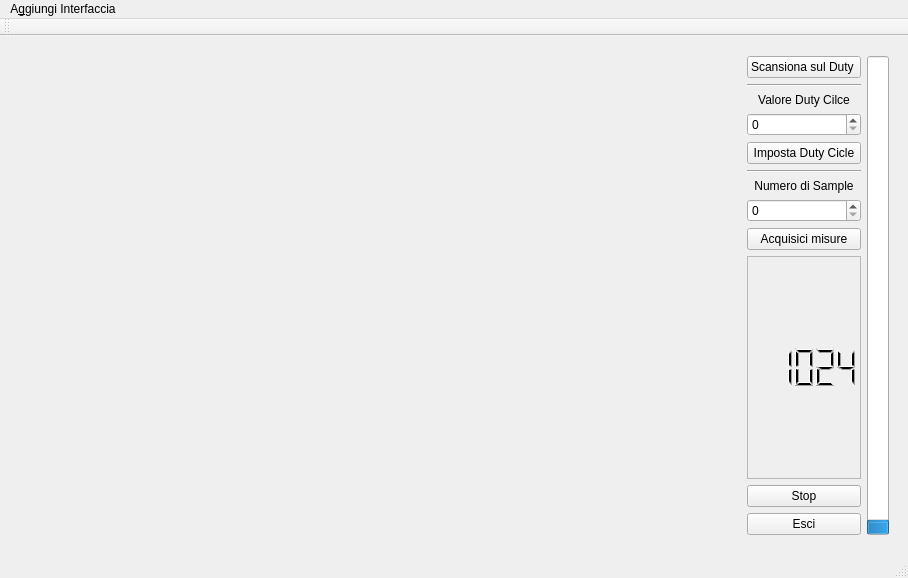
<?xml version="1.0" encoding="UTF-8"?>
<ui version="4.0">
 <class>MainWindow</class>
 <widget class="QMainWindow" name="MainWindow">
  <property name="geometry">
   <rect>
    <x>0</x>
    <y>0</y>
    <width>908</width>
    <height>578</height>
   </rect>
  </property>
  <property name="windowTitle">
   <string>Selezione della Porta Seriale</string>
  </property>
  <property name="autoFillBackground">
   <bool>true</bool>
  </property>
  <property name="tabShape">
   <enum>QTabWidget::Rounded</enum>
  </property>
  <widget class="QWidget" name="centralWidget">
   <widget class="QWidget" name="horizontalLayoutWidget">
    <property name="geometry">
     <rect>
      <x>9</x>
      <y>9</y>
      <width>891</width>
      <height>501</height>
     </rect>
    </property>
    <layout class="QHBoxLayout" name="horizontalLayout">
     <item>
      <layout class="QVBoxLayout" name="verticalLayout_2">
       <item>
        <widget class="QCustomPlot" name="m_plot" native="true">
         <property name="sizePolicy">
          <sizepolicy hsizetype="Expanding" vsizetype="Preferred">
           <horstretch>0</horstretch>
           <verstretch>0</verstretch>
          </sizepolicy>
         </property>
        </widget>
       </item>
      </layout>
     </item>
     <item>
      <layout class="QVBoxLayout" name="l_Buttons">
       <item>
        <widget class="QPushButton" name="m_autoButton">
         <property name="whatsThis">
          <string comment="Scansiona su tutti i possibili valori del duty"/>
         </property>
         <property name="text">
          <string>Scansiona sul Duty </string>
         </property>
        </widget>
       </item>
       <item>
        <widget class="Line" name="line">
         <property name="orientation">
          <enum>Qt::Horizontal</enum>
         </property>
        </widget>
       </item>
       <item>
        <layout class="QVBoxLayout" name="verticalLayout_4">
         <item>
          <widget class="QLabel" name="Dutylabel">
           <property name="sizePolicy">
            <sizepolicy hsizetype="Minimum" vsizetype="Minimum">
             <horstretch>0</horstretch>
             <verstretch>0</verstretch>
            </sizepolicy>
           </property>
           <property name="text">
            <string>Valore Duty Cilce</string>
           </property>
           <property name="alignment">
            <set>Qt::AlignCenter</set>
           </property>
          </widget>
         </item>
         <item>
          <widget class="QSpinBox" name="m_spinDuty">
           <property name="maximum">
            <number>255</number>
           </property>
          </widget>
         </item>
         <item>
          <widget class="QPushButton" name="m_setDutyButton">
           <property name="text">
            <string>Imposta Duty Cicle</string>
           </property>
          </widget>
         </item>
        </layout>
       </item>
       <item>
        <widget class="Line" name="line_2">
         <property name="orientation">
          <enum>Qt::Horizontal</enum>
         </property>
        </widget>
       </item>
       <item>
        <layout class="QVBoxLayout" name="verticalLayout_8">
         <item>
          <widget class="QLabel" name="Acquirelabel">
           <property name="sizePolicy">
            <sizepolicy hsizetype="Minimum" vsizetype="Minimum">
             <horstretch>0</horstretch>
             <verstretch>0</verstretch>
            </sizepolicy>
           </property>
           <property name="text">
            <string>Numero di Sample</string>
           </property>
           <property name="alignment">
            <set>Qt::AlignCenter</set>
           </property>
          </widget>
         </item>
         <item>
          <widget class="QSpinBox" name="m_spinAcquire">
           <property name="maximum">
            <number>1000000</number>
           </property>
          </widget>
         </item>
         <item>
          <widget class="QPushButton" name="m_acquireButton">
           <property name="text">
            <string>Acquisici misure</string>
           </property>
          </widget>
         </item>
        </layout>
       </item>
       <item>
        <widget class="QLCDNumber" name="m_diodeLcd">
         <property name="sizePolicy">
          <sizepolicy hsizetype="Minimum" vsizetype="Expanding">
           <horstretch>0</horstretch>
           <verstretch>0</verstretch>
          </sizepolicy>
         </property>
         <property name="layoutDirection">
          <enum>Qt::LeftToRight</enum>
         </property>
         <property name="frameShape">
          <enum>QFrame::StyledPanel</enum>
         </property>
         <property name="frameShadow">
          <enum>QFrame::Sunken</enum>
         </property>
         <property name="lineWidth">
          <number>0</number>
         </property>
         <property name="midLineWidth">
          <number>0</number>
         </property>
         <property name="smallDecimalPoint">
          <bool>false</bool>
         </property>
         <property name="intValue" stdset="0">
          <number>1024</number>
         </property>
        </widget>
       </item>
       <item>
        <widget class="QPushButton" name="m_stopButton">
         <property name="text">
          <string>Stop</string>
         </property>
        </widget>
       </item>
       <item>
        <widget class="QPushButton" name="m_quitButton">
         <property name="text">
          <string>Esci</string>
         </property>
        </widget>
       </item>
      </layout>
     </item>
     <item>
      <layout class="QVBoxLayout" name="verticalLayout">
       <item>
        <widget class="QProgressBar" name="m_diodeStatusBar">
         <property name="sizePolicy">
          <sizepolicy hsizetype="Preferred" vsizetype="Expanding">
           <horstretch>0</horstretch>
           <verstretch>0</verstretch>
          </sizepolicy>
         </property>
         <property name="layoutDirection">
          <enum>Qt::LeftToRight</enum>
         </property>
         <property name="autoFillBackground">
          <bool>true</bool>
         </property>
         <property name="maximum">
          <number>1024</number>
         </property>
         <property name="value">
          <number>24</number>
         </property>
         <property name="alignment">
          <set>Qt::AlignCenter</set>
         </property>
         <property name="orientation">
          <enum>Qt::Vertical</enum>
         </property>
        </widget>
       </item>
      </layout>
     </item>
    </layout>
   </widget>
  </widget>
  <widget class="QMenuBar" name="menuBar">
   <property name="geometry">
    <rect>
     <x>0</x>
     <y>0</y>
     <width>908</width>
     <height>30</height>
    </rect>
   </property>
   <widget class="QMenu" name="menuAddInterface">
    <property name="title">
     <string>A&amp;ggiungi Interfaccia</string>
    </property>
    <addaction name="actionAddReader"/>
    <addaction name="actionAddCounter"/>
   </widget>
   <addaction name="menuAddInterface"/>
  </widget>
  <widget class="QToolBar" name="mainToolBar">
   <attribute name="toolBarArea">
    <enum>TopToolBarArea</enum>
   </attribute>
   <attribute name="toolBarBreak">
    <bool>false</bool>
   </attribute>
  </widget>
  <widget class="QStatusBar" name="statusBar">
   <property name="sizeGripEnabled">
    <bool>true</bool>
   </property>
  </widget>
  <action name="actionAddReader">
   <property name="text">
    <string>&amp;Aggiungi Lettore</string>
   </property>
   <property name="toolTip">
    <string extracomment="Aggiungi l'interfaccia per arduino">Aggiungi Lettore</string>
   </property>
  </action>
  <action name="actionAddCounter">
   <property name="text">
    <string>Aggiungi &amp;Counter</string>
   </property>
  </action>
 </widget>
 <layoutdefault spacing="6" margin="11"/>
 <customwidgets>
  <customwidget>
   <class>QCustomPlot</class>
   <extends>QWidget</extends>
   <header>qcustomplot.h</header>
   <container>1</container>
  </customwidget>
 </customwidgets>
 <resources/>
 <connections/>
</ui>
